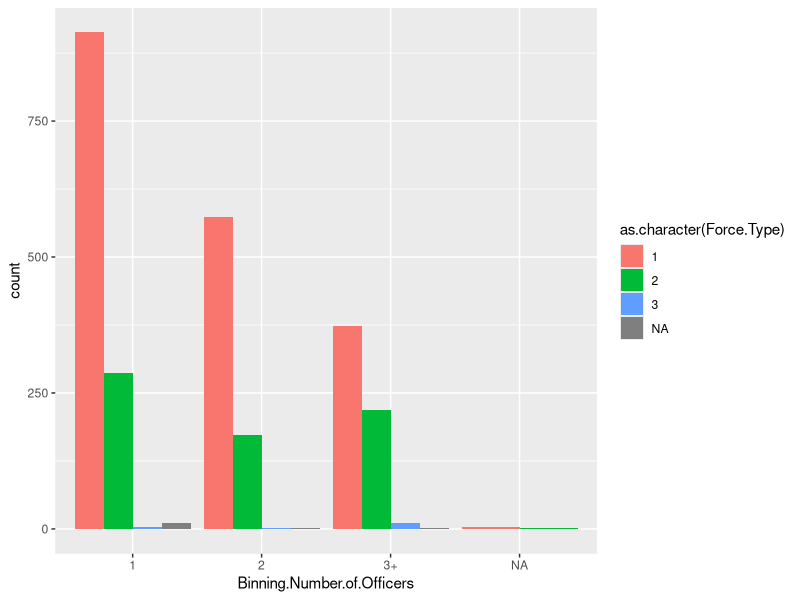
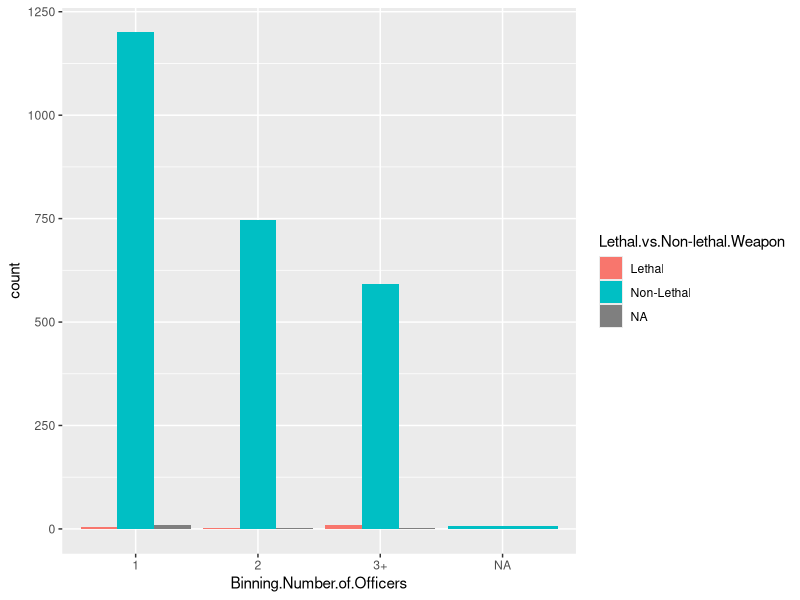
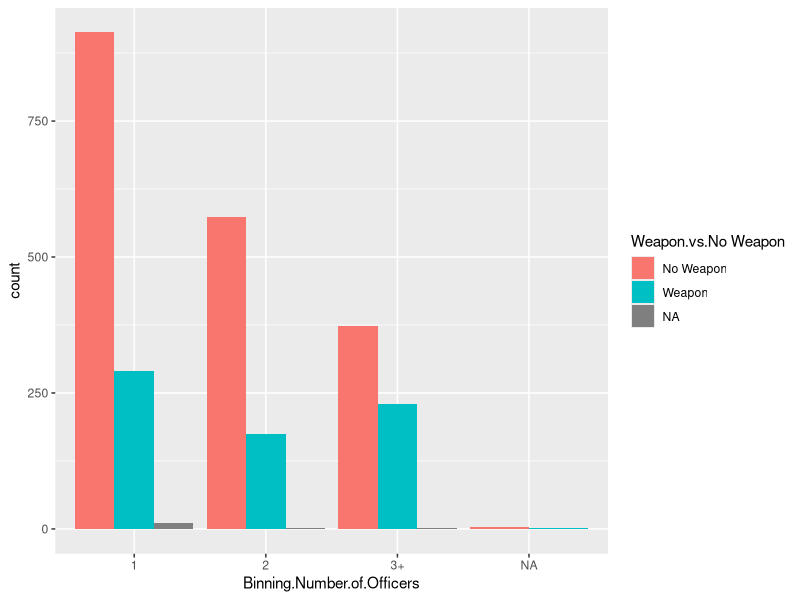

Source code (R) for these figures, in order:
library(here)
library(epitools)
library(tidyverse)


UOF <- read.csv(file=here('clean data/New Orleans/New Orleans UOF.csv'), stringsAsFactors = FALSE)

UOF_All_FixLevels <- UOF
UOF_All_FixLevels <- UOF_All_FixLevels %>%
  mutate(Force.Type = case_when(
    str_detect(Force.Type, "Discharged") ~ "3",
    str_detect(Force.Type, "Vehicle as Weapon") ~ "3",
    str_detect(Force.Type, "Escort Tech") ~ "2",
    str_detect(Force.Type, "CEW") ~ "2",
    str_detect(Force.Type, "Canine") ~ "2",
    str_detect(Force.Type, "Baton") ~ "2",
    str_detect(Force.Type, "NonTrad Impact Weapon") ~ "2",
    str_detect(Force.Type, "Pointed") ~ "1",
    str_detect(Force.Type, "Exhibited") ~ "1",
    str_detect(Force.Type, "Canine (No Bite)") ~ "1",
    str_detect(Force.Type, "Hands") ~ "1",
    str_detect(Force.Type, "Take Down") ~ "1",
    str_detect(Force.Type, "Takedown") ~ "1",
    str_detect(Force.Type, "Head Strike") ~ "1",
    str_detect(Force.Type, "Force") ~ "1",
    str_detect(Force.Type, "Handcuffed Subject") ~ "1",
    TRUE ~ Force.Type
  ))


#function to prep dataset for the OR
OR_Prep = function(dataset,column){
  #making a column binning level of force as lethal vs non lethal
  dataset['Lethal.vs.Non-lethal.Weapon'] <- column
  dataset$`Lethal.vs.Non-lethal.Weapon`<- gsub('1|2', 'Non-Lethal', dataset$`Lethal.vs.Non-lethal.Weapon`)
  dataset$`Lethal.vs.Non-lethal.Weapon`<- gsub('3', 'Lethal', dataset$`Lethal.vs.Non-lethal.Weapon`)
  
  #making a column binning level of force as Weapon vs No Weapon
  dataset['Weapon.vs.No Weapon'] <- column
  dataset$`Weapon.vs.No Weapon`<- gsub('2|3', 'Weapon', dataset$`Weapon.vs.No Weapon`)
  dataset$`Weapon.vs.No Weapon`<- gsub('1', 'No Weapon', dataset$`Weapon.vs.No Weapon`)
  return(dataset)
}

UOF_All_FixLevels <- OR_Prep(UOF_All_FixLevels,UOF_All_FixLevels$Force.Type)

OfficerBinning <- function (dataframe, dataframecol, separator){
  dataframe['Number of Officers'] <- NA
  dataframe['Binning Number of Officers'] <- NA
  dataframe$`Number of Officers` <- str_count(dataframecol, coll(separator))+1
  dataframe$`Binning Number of Officers`[dataframe$`Number of Officers`=="1"]<- "1"
  dataframe$`Binning Number of Officers`[dataframe$`Number of Officers`=="2"]<- "2"
  dataframe$`Binning Number of Officers`[dataframe$`Number of Officers` > "2"]<- "3+"
  return(dataframe)
  
}

UOF_All_FixLevels<-OfficerBinning(UOF_All_FixLevels,UOF_All_FixLevels$Officer.Race, "|")
UOF_All_FixLevels <- UOF_All_FixLevels %>%
  mutate(`Subject.Race` = case_when(
    str_detect(`Subject.Race`, "Black") ~ "Black",
    str_detect(`Subject.Race`, "Indian") ~ "Native",
    str_detect(`Subject.Race`, "Hispanic") ~ "Hispanic",
    str_detect(`Subject.Race`, "Asian") ~ "Asian",
    str_detect(`Subject.Race`, "Hawaiian") ~ "Pacific Islander",
    str_detect(`Subject.Race`, "White") ~ "White",
    str_detect(`Subject.Race`, "W") ~ "White",
    TRUE ~ `Subject.Race`
  ))

UOF_All_FixLevels$Subject.Race=gsub(".*Unknown.*", NA, UOF_All_FixLevels$Subject.Race)

UOF_All_FixLevels$wnw<-UOF_All_FixLevels$Subject.Race
UOF_All_FixLevels <- UOF_All_FixLevels %>%
  mutate(`wnw` = case_when(
    str_detect(`wnw`, "Black") ~ "Nonwhite",
    str_detect(`wnw`, "White") ~ "White",
    str_detect(`wnw`, "Native") ~ "Nonwhite",
    str_detect(`wnw`, "Hispanic") ~ "Nonwhite",
    str_detect(`wnw`, "Asian") ~ "Nonwhite",
    str_detect(`wnw`, "Pacific") ~ "Nonwhite",
    TRUE ~ `wnw`
  ))

#2nd function (referring to which variable you want to be the rows and columns of the odds ratio)
OR_Function = function(row,column1,column2){
  
  #making a table of Lethal vs non lethal used with each race
  OR_Table<-table(row, column1)
  OR_Table <- OR_Table[c(3,1:2),]
  print(OR_Table)
  
  ###Odds Ratio
  OR<-oddsratio(OR_Table)
  #printing the outcome so its easier to read
  print(OR$measure)
  print(OR$p.value)
  
  #making a table of Weapon vs No Weapon used with each race
  OR_Table2<-table(row, column2)
  OR_Table2 <- OR_Table2[c(3,1:2),]
  OR_Table2<- OR_Table2[,c(2,1)]
  print(OR_Table2)
  
  ###Odds Ratio
  OR2<-oddsratio(OR_Table2)
  #printing the outcome so its easier to read
  print(OR2$measure)
  print(OR2$p.value) 
  
  
}

UOF_split<-split(UOF_All_FixLevels,UOF_All_FixLevels$wnw)
OR_Function(UOF_split$Nonwhite$Binning.Number.of.Officers,UOF_split$Nonwhite$`Lethal.vs.Non-lethal.Weapon`,UOF_split$Nonwhite$`Weapon.vs.No Weapon`)
OR_Function(UOF_split$White$Binning.Number.of.Officers,UOF_split$White$`Weapon.vs.No Weapon`, UOF_split$White$Force.Type)


ggplot(UOF_All_FixLevels,
       aes(x = Binning.Number.of.Officers,
           fill = as.character(Force.Type)))+
  geom_bar(position = "dodge")

ggplot(UOF_All_FixLevels,
       aes(x = Binning.Number.of.Officers,
           fill = `Lethal.vs.Non-lethal.Weapon`))+
  geom_bar(position = "dodge")

ggplot(UOF_All_FixLevels,
       aes(x = Binning.Number.of.Officers,
           fill = `Weapon.vs.No Weapon`))+
  geom_bar(position = "dodge")
